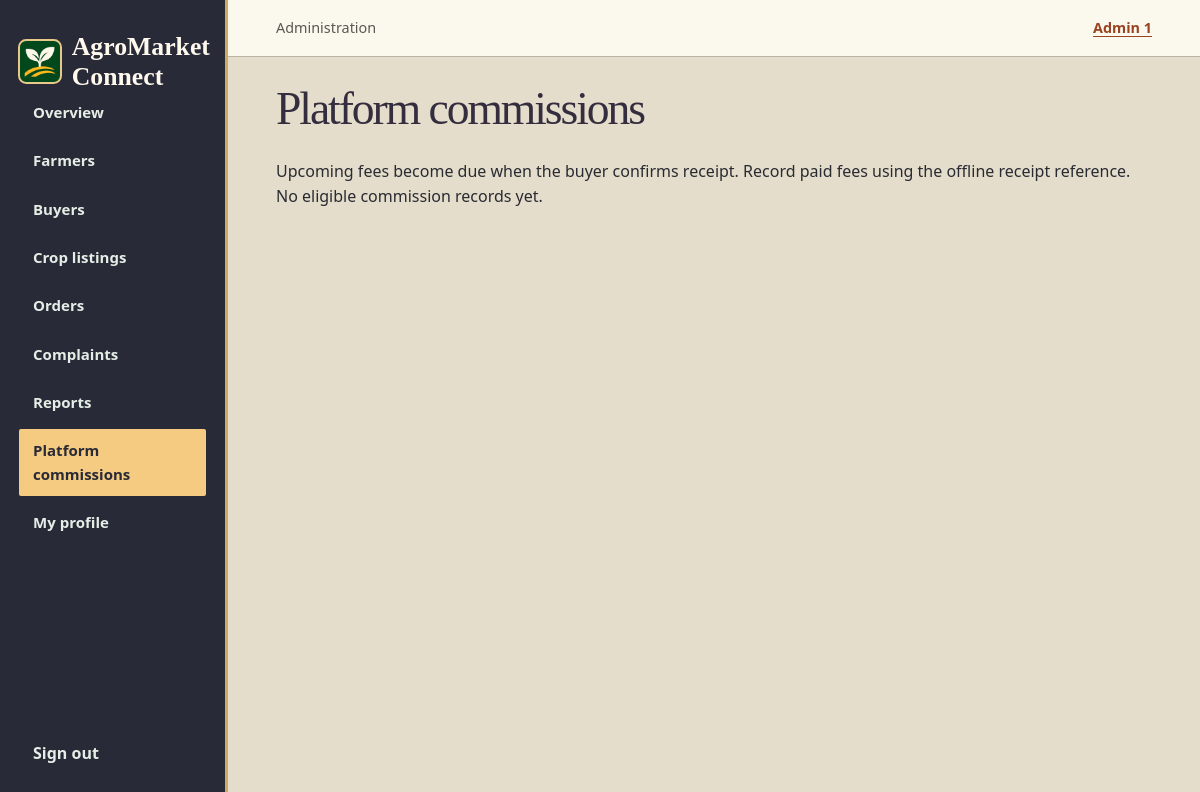
Before: /Home/admin/commissions.php (signed in) with the older database file.
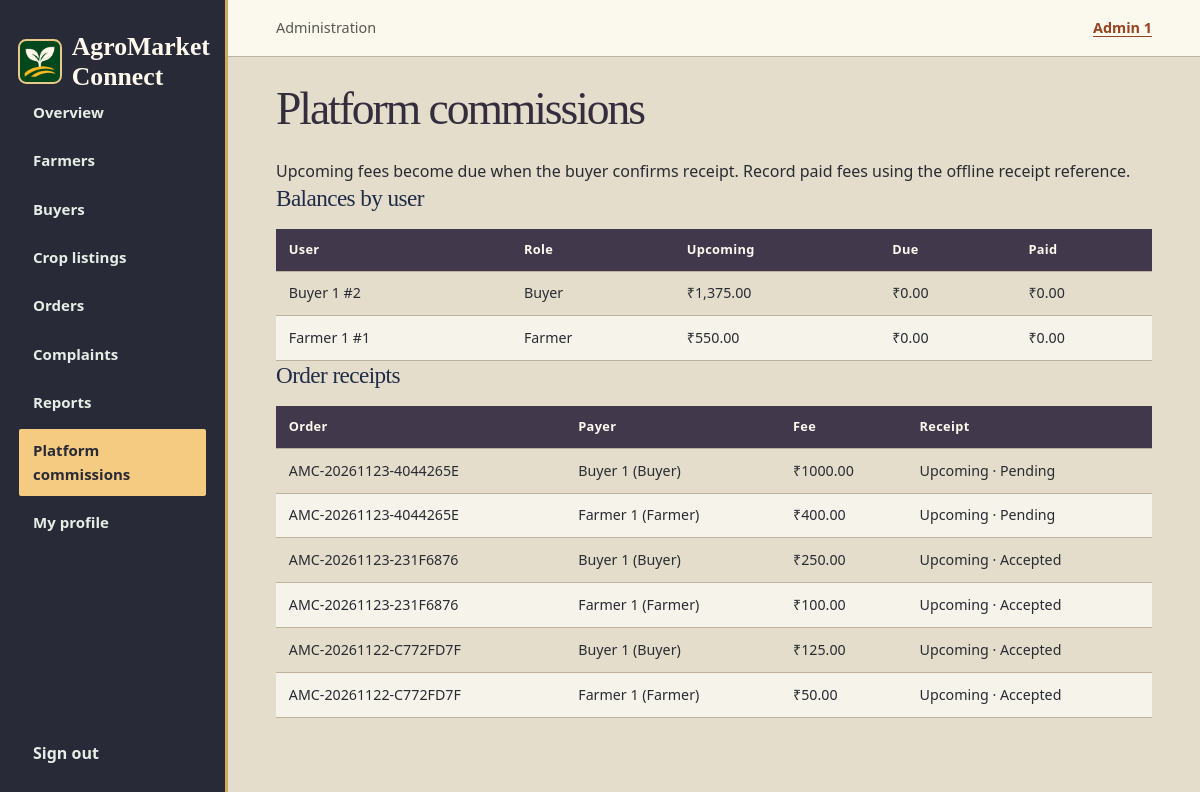
After: the same page with the newer database file.
### tables this page shows
CREATE TABLE `orders` (
    `order_id` bigint(20) UNSIGNED NOT NULL,
    `order_number` varchar(30) NOT NULL,
    `buyer_id` bigint(20) UNSIGNED NOT NULL,
    `farmer_id` bigint(20) UNSIGNED NOT NULL,
    `listing_id` bigint(20) UNSIGNED NOT NULL,
    `quantity` decimal(12, 3) NOT NULL,
    `quantity_unit` varchar(20) NOT NULL,
    `unit_price` decimal(12, 2) NOT NULL,
    `subtotal` decimal(12, 2) NOT NULL,
    `delivery_address` varchar(255) NOT NULL,
    `delivery_city` varchar(100) NOT NULL,
    `delivery_state` varchar(100) NOT NULL,
    `delivery_pincode` varchar(10) NOT NULL,
    `buyer_note` text DEFAULT NULL,
    `farmer_response_note` text DEFAULT NULL,
    `order_status` enum(
        'pending',
        'accepted',
        'rejected',
        'cancelled',
        'completed',
        'dispatched',
        'ready_for_pickup'
    ) NOT NULL DEFAULT 'pending',
    `terms_accepted_at` datetime DEFAULT NULL,
    `terms_version` varchar(30) DEFAULT NULL,
    `placed_at` datetime DEFAULT current_timestamp(),
    `updated_at` datetime DEFAULT current_timestamp() ON UPDATE current_timestamp(),
    `fulfilment_method` enum('delivery', 'pickup') NOT NULL DEFAULT 'delivery'
);

CREATE TABLE `users` (
    `user_id` bigint(20) UNSIGNED NOT NULL,
    `role` enum('admin', 'farmer', 'buyer') NOT NULL,
    `full_name` varchar(100) NOT NULL,
    `email` varchar(150) DEFAULT NULL,
    `mobile` varchar(15) DEFAULT NULL,
    `password_hash` varchar(255) NOT NULL,
    `account_status` enum(
        'pending',
        'active',
        'suspended',
        'closed'
    ) NOT NULL DEFAULT 'pending',
    `email_verified_at` datetime DEFAULT NULL,
    `mobile_verified_at` datetime DEFAULT NULL,
    `last_login_at` datetime DEFAULT NULL,
    `created_at` datetime NOT NULL DEFAULT current_timestamp(),
    `updated_at` datetime NOT NULL DEFAULT current_timestamp(),
    `token` varchar(64) DEFAULT NULL,
    `username` varchar(50) NOT NULL,
    `last_login` datetime DEFAULT NULL
);

### Home/admin/includes/bootstrap.php (called while the page is built, shortened)
<?php
    require_once __DIR__ . '/../../config/db.php';
    function h($value): string
    {
    return htmlspecialchars(
        (string) $value,
        ENT_QUOTES | ENT_SUBSTITUTE,
        'UTF-8'
    );
    }
    function label($value): string
    {
    return ucwords(
        str_replace('_', ' ', (string) $value)
    );
    }
    function rows(string $sql, array $params = []): array
    {
    global $link;
    $stmt = $link->prepare($sql);
    $stmt->execute($params);
    $data = $stmt->get_result()->fetch_all(MYSQLI_ASSOC);
    return $data;
    }

### Home/admin/commissions.php (the view, shortened to what this page needs)
<?php
    require __DIR__ . '/includes/bootstrap.php';
    $section   = 'commissions';
    $pageTitle = 'Platform commissions';
    $ledger = "(SELECT order_id,'Farmer' AS payer,amount,collected_at,receipt_reference FROM order_commissions
    UNION ALL SELECT order_id,'Buyer',amount,collected_at,receipt_reference FROM buyer_commissions)";
    $fees = rows("SELECT o.order_id,o.order_number,o.order_status,u.user_id,u.full_name,c.payer,c.amount,c.collected_at,c.receipt_reference
    FROM $ledger c JOIN orders o ON o.order_id=c.order_id
    JOIN users u ON u.user_id=IF(c.payer='Buyer',o.buyer_id,o.farmer_id)
    WHERE (o.order_status NOT IN ('cancelled','rejected') OR c.collected_at IS NOT NULL) AND c.amount>0 ORDER BY c.collected_at IS NULL DESC,o.order_id DESC,c.payer");
    $balances = [];
    foreach ($fees as $fee) {
    $key  = $fee['user_id'] . '-' . $fee['payer'];
    $balances[$key] ??= ['name' => $fee['full_name'], 'role' => $fee['payer'], 'id' => $fee['user_id'], 'upcoming' => 0, 'due' => 0, 'paid' => 0];
    $bucket                   = $fee['collected_at'] !== null ? 'paid' : ($fee['order_status'] === 'completed' ? 'due' : 'upcoming');
    $balances[$key][$bucket] += (int) round((float) $fee['amount'] * 100);
    }
    require __DIR__ . '/includes/header.php';
?>
<p>Upcoming fees become due when the buyer confirms receipt. Record paid fees using the offline receipt reference.</p>
<?php if (! $fees): ?><p>No eligible commission records yet.</p><?php else: ?>
<h2>Balances by user</h2><div class="table-wrap"><table><thead><tr><th>User</th><th>Role</th><th>Upcoming</th><th>Due</th><th>Paid</th></tr></thead><tbody>
<?php foreach ($balances as $balance): ?><tr><td><?php echo h($balance['name']) ?> #<?php echo (int) $balance['id'] ?></td><td><?php echo h($balance['role']) ?></td>
<?php foreach (['upcoming', 'due', 'paid'] as $bucket): ?><td>₹<?php echo number_format($balance[$bucket] / 100, 2) ?></td><?php endforeach; ?></tr><?php endforeach; ?>
</tbody></table></div><h2>Order receipts</h2>
<div class="table-wrap"><table><thead><tr><th>Order</th><th>Payer</th><th>Fee</th><th>Receipt</th></tr></thead><tbody>
<?php foreach ($fees as $fee): ?><tr><td><?php echo h($fee['order_number']) ?></td><td><?php echo h($fee['full_name']) ?> (<?php echo h($fee['payer']) ?>)</td>
<td>₹<?php echo h($fee['amount']) ?></td><td>
<?php if ($fee['collected_at']): ?><?php echo h($fee['receipt_reference']) ?> · <?php echo h($fee['collected_at']) ?>
<?php elseif ($fee['order_status'] !== 'completed'): ?>Upcoming · <?php echo h(label($fee['order_status'])) ?>
<?php endif; ?></td></tr><?php endforeach; ?>
</tbody></table></div><?php endif; ?>
<?php require __DIR__ . '/includes/footer.php'; ?>

### Home/admin/includes/header.php (shortened to what this page needs)
<?php
    $nav = [
    'dashboard'  => 'Overview',
    'farmers'    => 'Farmers',
    'buyers'     => 'Buyers',
    'listings'   => 'Crop listings',
    'orders'     => 'Orders',
    'complaints' => 'Complaints',
    'reports'    => 'Reports',
    'commissions' => 'Platform commissions',
    'profile'    => 'My profile',
    ];
?>
<!DOCTYPE html>
<html lang="en">
<head>
    <link rel="stylesheet" href="admin.css">
</head>
<body>
    <div class="shell">
        <aside>
            <?php require __DIR__ . '/../../includes/brand-home.php'; ?>
            <nav aria-label="Administration">
                <?php foreach ($nav as $key => $name): ?>
                    <a
                        href="<?php echo $key; ?>.php"
                        <?php echo $section === $key
                                ? 'aria-current="page"'
                            : ''; ?>
                    >
                        <?php echo h($name); ?>
                    </a>
                <?php endforeach; ?>
            </nav>
            <?php require __DIR__ . '/../../includes/signout.php'; ?>
        </aside>
        <main id="main">
            <header class="top">
                <span>Administration</span>
                <a href="profile.php">
                    <?php echo h($_SESSION['full_name'] ?? 'Administrator'); ?>
                </a>
            </header>
            <div class="page">
                <h1>
                    <?php echo h($pageTitle); ?>
                </h1>

Changed rows visible on the page:
added orders: order_number "AMC-20261123-4044265E", users.full_name "Buyer 1", payer "Buyer", amount "1000.00", order_status "Pending", users.full_name "Farmer 1", payer "Farmer", amount "400.00"
added orders: order_number "AMC-20261123-231F6876", users.full_name "Buyer 1", payer "Buyer", amount "250.00", order_status "Accepted", users.full_name "Farmer 1", payer "Farmer", amount "100.00"
now on this page (row unchanged): orders: order_number "AMC-20261122-C772FD7F", users.full_name "Buyer 1", payer "Buyer", amount "125.00", order_status "Accepted", users.full_name "Farmer 1", payer "Farmer", amount "50.00"
Other visible differences:
text no longer shown: "No eligible commission records yet."
text now shown: "Balances by user User Role Upcoming Due Paid Order receipts Order Payer Fee Receipt"
new list line: "Buyer 1 # 2 Buyer ₹ 1,375.00 ₹ 0.00 ₹ 0.00"
new list line: "Farmer 1 # 1 Farmer ₹ 550.00 ₹ 0.00 ₹ 0.00"
